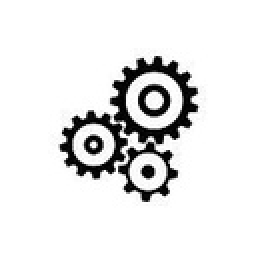
#> input picture source/modules/SeamCarvingDetection/public/thumbnail.jpg, 129 x 129 px, shrunk from 170 x 170 before the run, given in place of manipulated_image.png, which was not available (shown 2 times larger)
$ python test_PythonScriptWrapper.py
#> lines starting #> are read from the running program, lines starting #| are printed output that depends on the picture; after the words box and inside, x2 and y2 are one past the last pixel; in counts of white or black regions, pixels touching at a corner belong together
### source/modules/EdgeDetection/src/BQ_run_module.py
import cv2
import os
from detection import canny_detector

# input_path_dict will have input file paths with keys corresponding to the input names set in the cli.
def run_module(input_path_dict, output_folder_path, min_hysteresis=100, max_hysteresis=200):
    """
    This function should load input resources from input_path_dict, do any pre-processing steps, run the algorithm,
    save all outputs to output_folder_path, AND return the outputs_path_dict.

    :param input_path_dict: Dictionary of input resource paths indexed by input names.
    :param output_folder_path: Directory where to save output results.
    :param min_hysteresis: Tunable parameter must have default values.
    :param max_hysteresis: Tunable parameter  must have default values.
    :return: Dictionary of output result paths.
    """
#> called with output_folder_path = 'output', min_hysteresis = 100, max_hysteresis = 200

    ##### Preprocessing #####

    # Get input file paths from dictionary
    input_img_path = input_path_dict['Input Image'] # KEY MUST BE DESCRIPTIVE, UNIQUE, AND MATCH INPUT NAME SET IN CLI

    # Load data
    img = cv2.imread(input_img_path, 0)
#> img is the input picture: shape (129, 129); min 0, max 255, mean 231

    ##### Run algorithm #####

    edges_detected = canny_detector(img, min_hysteresis, max_hysteresis)


    ##### Save output #####

    # Get filename
    input_img_name = os.path.split(input_img_path)[-1][:-4]

    # Generate desired output file names and paths
    output_img_path = "%s/%s_out.jpg" % (output_folder_path, input_img_name) # CHECK FILE EXTENSION!

    # Save output files
    cv2.imwrite(output_img_path, edges_detected)

    # Create dictionary of output paths
    output_paths_dict = {}
    output_paths_dict['Output Image'] = output_img_path  # KEY MUST BE DESCRIPTIVE, UNIQUE, AND MATCH OUTPUT NAME SET IN CLI

    ##### Return output paths dictionary #####  -> IMPORTANT STEP
    return output_paths_dict

# [17 lines that do not run on import are left out]
    # Display output image and ensure correct output
    # cv2.imshow("Results",out_img)

### source/modules/EdgeDetection/src/detection.py
import cv2

def canny_detector(img, min_hysteresis, max_hysteresis):
    """
    This function should implement the algorithm that will be run in the module.

    :param img: Input image.
    :param min_hysteresis: Tunable parameter.
    :param max_hysteresis: Tunable parameter.
    :return: Output image.
    """
#> called with min_hysteresis = 100, max_hysteresis = 200
    edges = cv2.Canny(img, min_hysteresis, max_hysteresis)
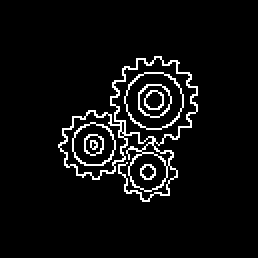
#> edges: shape (129, 129) (shown 2 times larger); 5.4% white in thin lines or dots, all inside (x1, y1, x2, y2) = (29, 28, 99, 101)
    return edges

### source/modules/SeamCarvingDetection/test_PythonScriptWrapper.py
# standardized naming convention for running modules.
from src.BQ_run_module import run_module
import os

input_path_dict = {
        "Input Image": "/home/chandrakanth/Desktop/ck_code/bisque_deployment_july_6th/Modules/SeamCarvingDetection/data/sample_manipulations/xview1_object_removal/manipulated_image.png",
    }

# Run algorithm and return output_paths_dict
outputs_path_dict = run_module(input_path_dict, "output")

print(outputs_path_dict)

$ run again, on source/modules/SeamCarvingDetection/public/sc_image.png
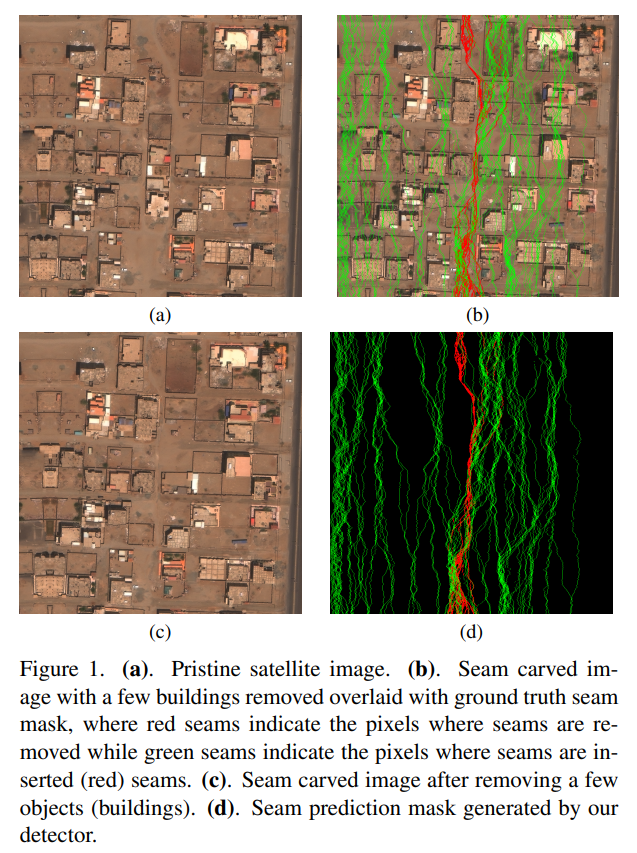
#> input picture source/modules/SeamCarvingDetection/public/sc_image.png, 637 x 853 px, given in place of manipulated_image.png, which was not available
#> in run_module, `img = cv2.imread(input_img_path, 0)`:
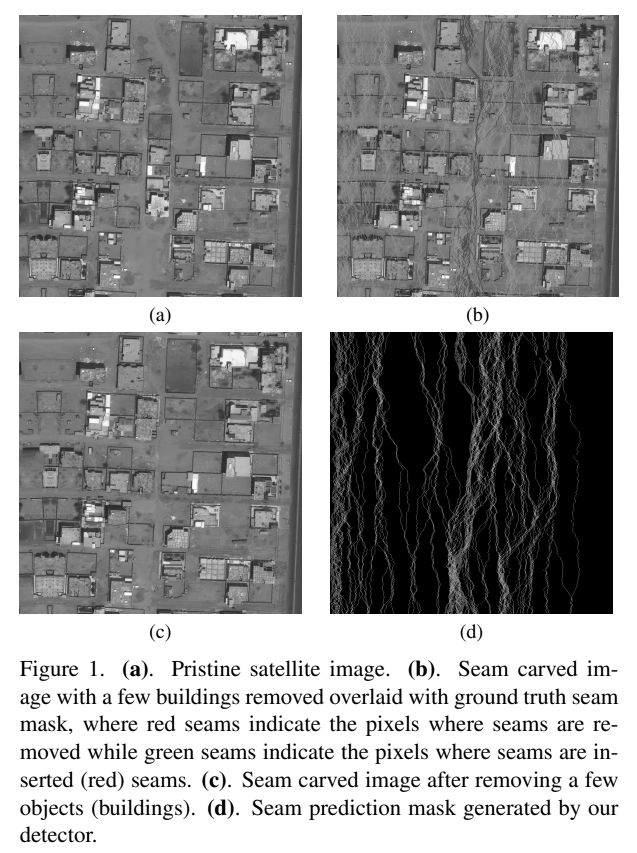
#> img: shape (853, 637); min 0, max 255, mean 153.4
#> in canny_detector, `edges = cv2.Canny(img, min_hysteresis, max_hysteresis)`:
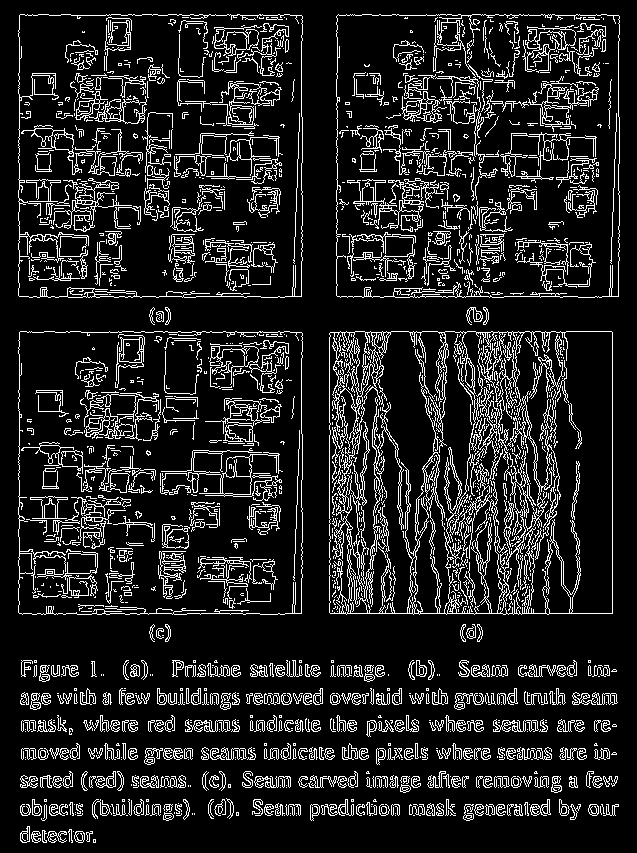
#> edges: shape (853, 637); 13.3% white in thin lines or dots
